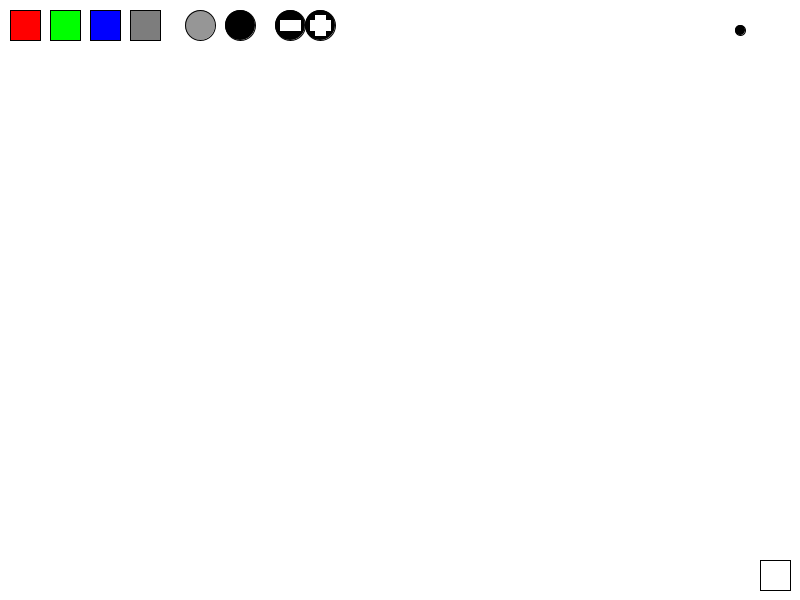
Frame 1 (no input)
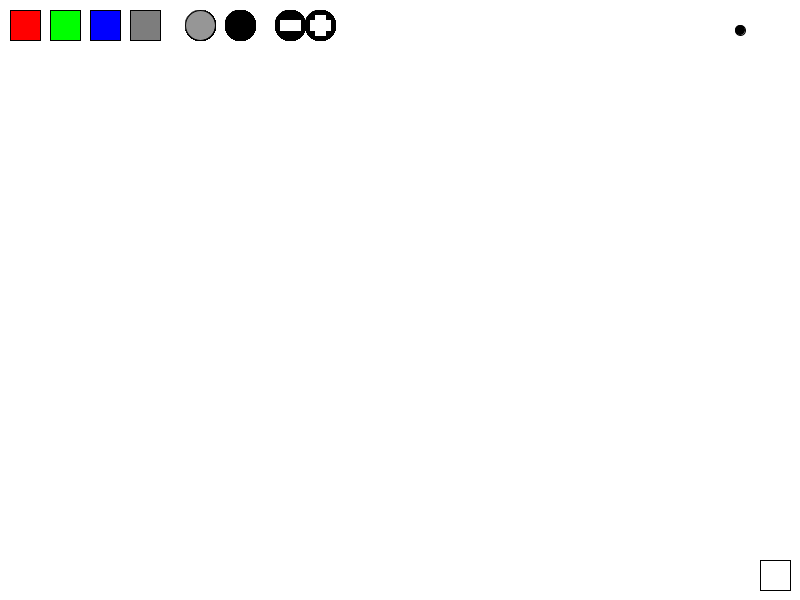
Frame 60 (the mouse pressed at the canvas centre just before this capture)
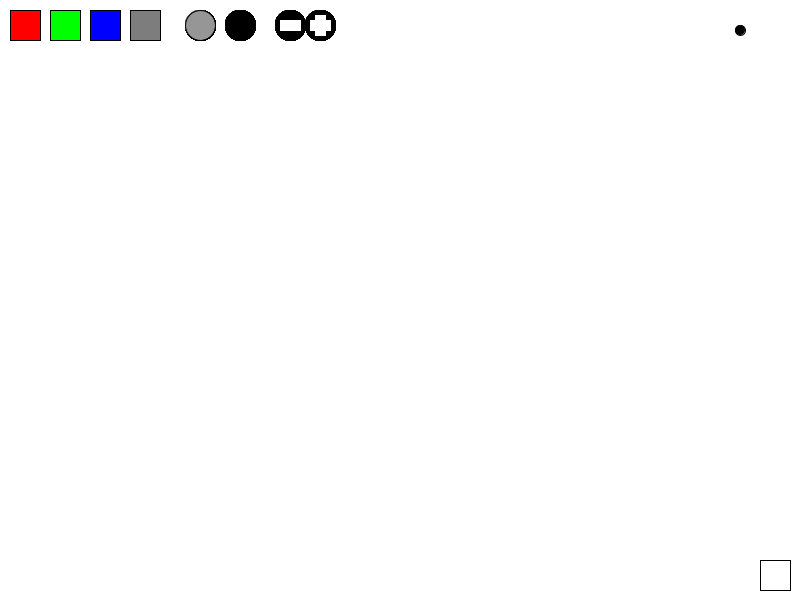
Frame 120 (the mouse held since frame 60 and released just before this capture)

The Processing sketch that drew these frames (run headless with seeded random() and noise(); from frame 60 on, the mouse is pressed at the canvas centre):

// Processing sketch: processing_105066
// ── processing_105066.pde

void setup(){
    size(800,600);
        background(255); 
 
}

float x=width/2;
float y=height/2;

color red=color(255,0,0);
color green=color(0,255,0);
color blue=color(0,0,255);
color colorX=color(0);
float alp=255;
float r=10;

void draw(){

  
  fill(255);  
  if (mouseX>760 && mouseX<790 && mouseY>560 && mouseY<590){
  rect(750,550,45,45);
  fill(210);
  rect(750,550,45,9);
  rect(750,568,45,9);
  rect(750,586,45,9);
  }
  else{
    stroke(255);
    rect(745,545,55,55);
    stroke(0);
  rect(760,560,30,30);
  }
  
  fill(red);
  if (mouseX>10 && mouseX<40 && mouseY>10 && mouseY<40){
    rect(9,9,32,32);
  }
  else{ 
    stroke(255);
    rect(9,9,32,32);
    stroke(0);
  rect(10,10,30,30);
  }
  
  
  fill(green);
   if (mouseX>50 && mouseX<80 && mouseY>10 && mouseY<40){
    rect(49,9,32,32);
  }
  else{
     stroke(255);
    rect(49,9,32,32);
    stroke(0);
  rect(50,10,30,30);
  }
  
  
  fill(blue);
   if (mouseX>90 && mouseX<120 && mouseY>10 && mouseY<40){
    rect(89,9,32,32);
  }
  else{
     stroke(255);
    rect(89,9,32,32);
    stroke(0);
  rect(90,10,30,30);
  }
  
  
  fill(125);
   if (mouseX>130 && mouseX<160 && mouseY>10 && mouseY<40){
    rect(129,9,32,32);
  }
  else{
     stroke(255);
    rect(129,9,32,32);
    stroke(0);
  rect(130,10,30,30);
  }
  
  
  fill(150);
  ellipse(200,25,30,30);  
  fill(0);
  ellipse(240,25,30,30);
  ellipse(290,25,30,30);  
  ellipse(320,25,30,30);
  fill(255);
  stroke(255);
  rect(280,20,20,10);
  rect(310,20,20,10);
  rect(315,15,10,20);
  
  fill(255);
  rect(700,0,90,70);
  stroke(0);
//  x=x+ (mouseX-x)/20;   //follow
//  y=y+ (mouseY-y)/20;
  fill(colorX,alp);
//  ellipse(x,y,r,r);

  ellipse(740,30,r,r);
}


 void mouseClicked(){
    if (mouseX>760 && mouseX<790 && mouseY>560 && mouseY<590){
    background(255);
    }
    if (mouseX>10 && mouseX<40 && mouseY>10 && mouseY<40){
    colorX=red;
  }
    if (mouseX>50 && mouseX<80 && mouseY>10 && mouseY<40){
     colorX=green;
   }
    if (mouseX>90 && mouseX<120 && mouseY>10 && mouseY<40){
      colorX=blue;
    }
    if (mouseX>130 && mouseX<160 && mouseY>10 && mouseY<40){
      colorX=(255);
    }
      if (mouseX>275 && mouseX<305 && mouseY>5 && mouseY<40){
        if (r>5){
          r=r-5;
      }
      }
        if(mouseX>305 && mouseX<335 && mouseY>5 && mouseY<40) {
          if (r<50){
            r=r+5;
          }
        
      }
       if (mouseX>185 && mouseX<215 && mouseY>5 && mouseY<40){
         alp=125;
       }
         if (mouseX>225 && mouseX<255 && mouseY>5 && mouseY<40){
         alp=255;
       }
 }
 
 
 
 void mouseDragged(){
   noStroke();
   fill(colorX,alp);
   ellipse(mouseX,mouseY,r,r);
   
 }
